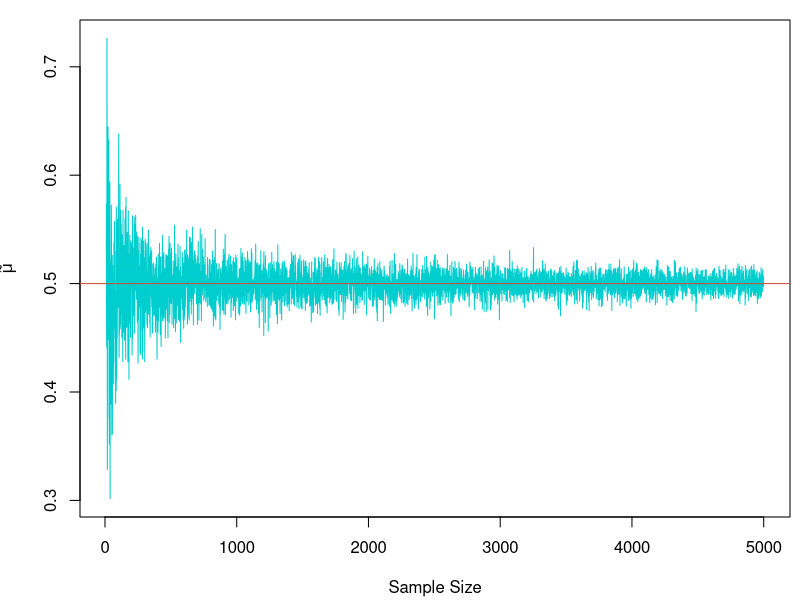
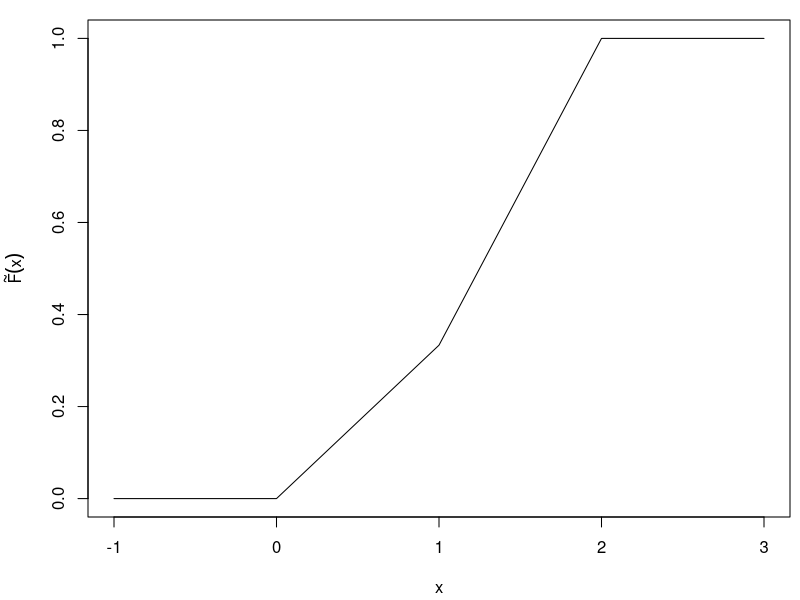

The R script that drew these images, in order: (Note: this script raises an error after producing the figures.)
################  Homework1 01/23/2020  #################
#### T3 ####
T <- 10000; n <- 25; SigX <- 2; SigY <- 3; gam <- (SigY/SigX)^2
set.seed(1)
hatgam <- sapply(1:T, function(t) {
  X <- rnorm(n, 0, SigX); Y <- rnorm(n, 0, SigY)
  var(Y)/var(X)
})
CI <- hatgam %*% matrix(qf(c(0.025, 0.975), 24, 24), ncol = 2)

mean(CI[, 1] <= gam & gam <= CI[, 2])

############  ———————— ###############
################  Homework2 01/25/2020  #################
#### T3 ####
### Method 1 ###
########### Randomn Number Generator #############
rX <- function(n){
  u <- runif(n)
  ifelse(u < 1/3, 3 * u, 1.5 * u + 0.5)
}

## sample mean
N <- 5000; Y <- 1
set.seed(1)
#tilMu1 <- sum(X * (X <= Y))/sum(X <= Y)
tilMu1 <- sapply(10:N, function(n){
  X <- rX(n); sum(X * (X <= Y))/sum(X <= Y)
})

par(mai = c(0.83, 0.8, 0.2, 0.1)) ## 600 x 420
plot(10:N, tilMu1, type = "l", col = "cyan3", xlab = "Sample Size", ylab = expression(tilde(mu)))
abline(h = 1/2, col = "tomato3")

## modified edf
par(mai = c(0.83, 0.88, 0.2, 0.1))
x <- seq(-1, 3, length = 2000)
Fx <- x/3 * (0 < x & x <= 1) + (2 * x - 1)/3 * (1 < x & x <= 2) + (x > 2)
plot(x, Fx, type = "l", ylab = expression(tilde(F)(x)))


tilF1 <- function(x){
  sum(X <= Y & X <= x)/sum(X <= Y)
}

tilP1 <- sapply(x, function(t) tilF1(t))
points(x, tilP1, type = "l")

sam <- c(5000, 1000, 100, 50, 20)
col <- c("tomato3", "green3", "cyan3", "darkorchid3", "burlywood3")
set.seed(1)
for (i in 1:5) {
   X <- rX(sam[i]); Y <- 1
   tilP1 <- sapply(x, function(t) tilF1(t))
   points(x, tilP1, type = "l", col = col[i])
}

legend("topleft", legend = c("N = 5000", "N = 1000", "N = 100", "N = 50", "N = 20", "Exact CDF"), bty = "n", lty = rep(1, 6), col = c("tomato3", "green3", "cyan3", "darkorchid3", "burlywood3", "black"), text.col = c("tomato3", "green3", "cyan3", "darkorchid3", "burlywood3", "black"))

### Method 2 ###
## sample mean
#tilMu2 <- mean(X * (X <= Y) + Y * (X > Y))
set.seed(1)
tilMu2 <- sapply(10:N, function(n) {
  X <- rX(n); mean(pmin(X, Y))
})

plot(10:N, tilMu2, type = "l", col = "cyan3", xlab = "Sample Size", ylab = expression(tilde(mu)))
abline(h = 5/6, col = "tomato3")

## modified edf
tilF2 <- function(x) mean(pmin(X, Y) <= x) 

x <- seq(-1, 3, length = 2000)
Fx <- x/3 * (0 < x & x <= 1) + (2 * x - 1)/3 * (1 < x & x <= 2) + (x > 2)
plot(x, Fx, type = "l", ylab = expression(tilde(F)(x)))

set.seed(1)
for (i in 1:5) {
  X <- rX(sam[i]); Y <- 1
  tilP2 <- sapply(x, function(t) tilF2(t))
  points(x, tilP2, type = "l", col = col[i])
}

legend("topleft", legend = c("N = 5000", "N = 1000", "N = 100", "N = 50", "N = 20", "Exact CDF"), bty = "n", lty = rep(1, 6), col = c("tomato3", "green3", "cyan3", "darkorchid3", "burlywood3", "black"), text.col = c("tomato3", "green3", "cyan3", "darkorchid3", "burlywood3", "black"))


## change y into 1.5
x <- seq(-1, 3, length = 2000)
Fx <- x/3 * (0 < x & x <= 1) + (2 * x - 1)/3 * (1 < x & x <= 2) + (x > 2)
plot(x, Fx, type = "l", ylab = expression(tilde(F)(x)))


set.seed(2)
for (i in 1:5) {
  X <- rX(sam[i]); Y <- 1.5
  tilP2 <- sapply(x, function(t) tilF2(t))
  points(x, tilP2, type = "l", col = col[i])
}

legend("topleft", legend = c("N = 5000", "N = 1000", "N = 100", "N = 50", "N = 20", "Exact CDF"), bty = "n", lty = rep(1, 6), col = c("tomato3", "green3", "cyan3", "darkorchid3", "burlywood3", "black"), text.col = c("tomato3", "green3", "cyan3", "darkorchid3", "burlywood3", "black"))



############  ———————— ###############
################  Homework3 01/29/2020  #################
library(ggplot2)

#### T1 ####
rN <- function(n, p){
  Intvl <- cumsum(c(0, p))
  sapply(runif(n), function(u) sum(Intvl <= u))
} # p is a preset prob. vector for R.V. N


Time <- 100; p <- c(0.1, 0.2, 0.05, 0.2, 0.15, 0.15, 0.1, 0.05)

set.seed(1)
X <- rexp(Time, 1/3); N <- rN(Time, p)

XStar <- sapply(1:Time, function(i){
  Y <- runif(N[i], 0, 2) + 2 * (1:N[i])
  if (Y[1] < X[i] & X[i] <= Y[N[i]]) {k <- sum(Y < X[i]); 0.5 * (Y[k] + Y[k + 1])}
  else Y[1] * (X[i] <= Y[1]) + Y[N[i]] * (X[i] > Y[N[i]])
})

range(XStar)
x <- seq(min(XStar) - 5, max(XStar) + 5, length = 500)
cdf <- sapply(x, function(s) mean(XStar <= s))
excdf <- sapply(x, function(s) mean(X <= s))

par(mai = c(0.83, 0.8, 0.2, 0.1))
#plot(x, cdf, type = "l")

datCDF <- cbind(x = x, prob. = cdf, exCDF = excdf)
ggplot(data.frame(datCDF), aes(x = x)) + geom_line(aes(y = prob.), col = "tomato3") + geom_line(aes(y = exCDF), col = "cyan3") + theme(legend.position = c(0.1, 0.86))  + theme(legend.title = element_blank())

                

                

################ Revise #################                
Ftil <- function(p, Size, t, Time) {
  sapply(1:Time, function(Ti) {
    X <- rexp(Size, 1/3); N <- rN(Size, p)
    
    XStar <- sapply(1:Size, function(i){
      Y <- runif(N[i], 0, 2) + 2 * (1:N[i])
      if (Y[1] < X[i] & X[i] <= Y[N[i]]) {k <- sum(Y < X[i]); 0.5 * (Y[k] + Y[k + 1])}
      else Y[1] * (X[i] <= Y[1]) + Y[N[i]] * (X[i] > Y[N[i]])
    })
    
    mean(XStar <= t)
  })
}

1 - exp(-1/3 * 2.5)


set.seed(1)
F3 <- Ftil(p, 100, 2.5, 10)
plot(F3)


set.seed(1)
F3asy <- sapply(1:5000, function(i) Ftil(p, i, 3, 1))
plot(1:5000, F3asy, type = "l")
abline(h = 0.34)

set.seed(1)
F2.5asy <- sapply(1:5000, function(i) Ftil(p, i, 2.5, 1))
plot(1:5000, F2.5asy, type = "l", col = "tomato3")

par(mai = c(0.83, 0.8, 0.2, 0.1))
#plot(x, cdf, type = "l")

datCDF <- cbind(x = x, prob. = cdf, hatCDF = hatcdf, exCDF = excdf)
ggplot(data.frame(datCDF), aes(x = x)) + 
  geom_line(aes(y = prob.), col = "tomato3") + 
  geom_line(aes(y = hatCDF), col = "black") +
  geom_line(aes(y = exCDF), col = "cyan3") + 
  


                
                
                
#### T2 ####
set.seed(1)
U <- runif(400, 0, 100); V <- U + 40
Tf <- rexp(400, 1/56); ind <- which(Tf <= V)
TStar <- (U * (Tf <= U) + 0.5 * (U + V) * (U < Tf & Tf <= V))[ind]

x <- seq(min(Tf) - 40, max(Tf) + 20, length = 1000)
S <- (x <= 0) + exp(-1/56 * x) * (x > 0)
Stil <- sapply(x, function(t) mean(TStar > t))

datS <- cbind(x = x, exS = S, Stil = Stil)
ggplot(data.frame(datS), aes(x = x)) + geom_line(aes(y = exS, col = "tomato3")) + geom_line(aes(y = Stil, col = "cyan3")) + labs(x = "x", y = "Probability") + theme(legend.background = element_blank(), legend.title = element_blank(), legend.position = c(0.93, 0.9)) + scale_color_manual(values = c("tomato3" = "tomato3", "cyan3" = "cyan3"), breaks = c("tomato3", "cyan3"), labels = c("S(x)", expression(tilde(S)(x))))





























